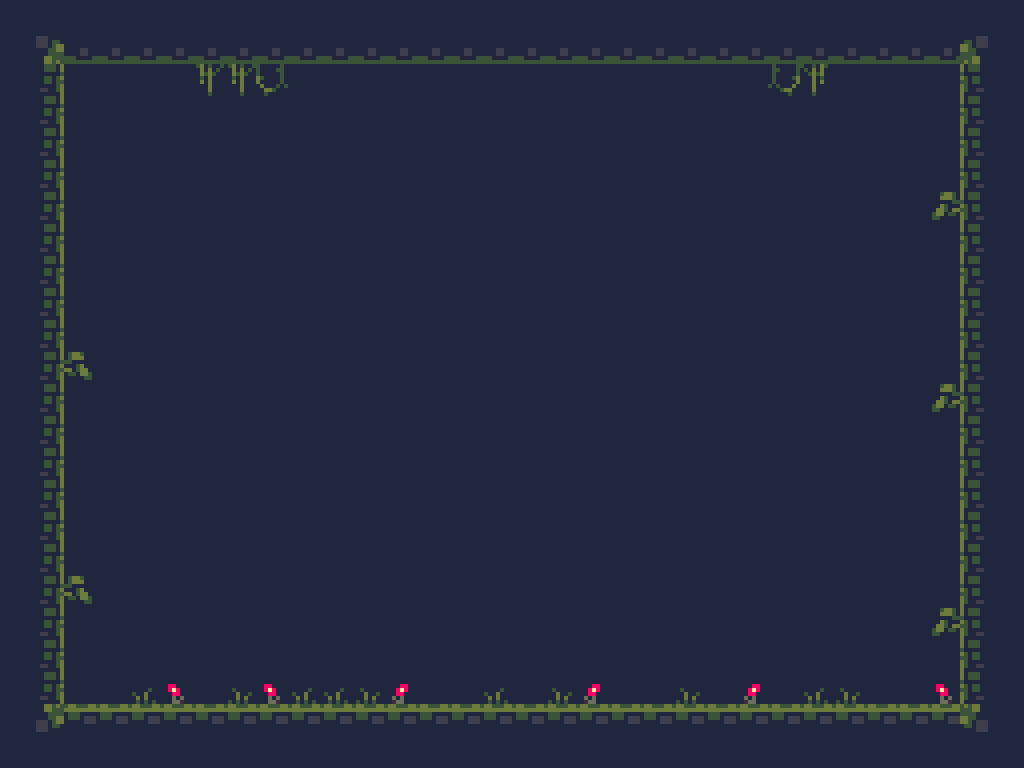

A 2D game scene composited from a Tiled map and its tileset images. What follows is a short description and the map's XML, with every tile layer's data as written:
An orthogonal 32x24 tile map with 32x32 px tiles, 2 tile layers (background, foreground), 2 tilesets and 6 objects (4x wall, player, slime).

<map version="1.5" tiledversion="1.6.0" orientation="orthogonal" renderorder="right-down" width="32" height="24" tilewidth="32" tileheight="32" infinite="0" nextlayerid="4" nextobjectid="7">
 <tileset firstgid="1" source="cavesofgallet_tiles.tsx" />
 <tileset firstgid="97" source="platformer_tiles.tsx" />
 <layer id="1" name="background" width="32" height="24">
  <data encoding="csv">
1,1,1,1,1,1,1,1,1,1,1,1,1,1,1,1,1,1,1,1,1,1,1,1,1,1,1,1,1,1,1,1,
1,3221225483,26,26,26,26,26,26,26,26,26,26,26,26,26,26,26,26,26,26,26,26,26,26,26,26,26,26,26,26,1073741835,1,
1,2147483665,1,1,1,1,1,1,1,1,1,1,1,1,1,1,1,1,1,1,1,1,1,1,1,1,1,1,1,1,17,1,
1,2147483665,1,1,1,1,1,1,1,1,1,1,1,1,1,1,1,1,1,1,1,1,1,1,1,1,1,1,1,1,17,1,
1,2147483665,1,1,1,1,1,1,1,1,1,1,1,1,1,1,1,1,1,1,1,1,1,1,1,1,1,1,1,1,17,1,
1,2147483665,1,1,1,1,1,1,1,1,1,1,1,1,1,1,1,1,1,1,1,1,1,1,1,1,1,1,1,1,17,1,
1,2147483665,1,1,1,1,1,1,1,1,1,1,1,1,1,1,1,1,1,1,1,1,1,1,1,1,1,1,1,1,17,1,
1,2147483665,1,1,1,1,1,1,1,1,1,1,1,1,1,1,1,1,1,1,1,1,1,1,1,1,1,1,1,1,17,1,
1,2147483665,1,1,1,1,1,1,1,1,1,1,1,1,1,1,1,1,1,1,1,1,1,1,1,1,1,1,1,1,17,1,
1,2147483665,1,1,1,1,1,1,1,1,1,1,1,1,1,1,1,1,1,1,1,1,1,1,1,1,1,1,1,1,17,1,
1,2147483665,1,1,1,1,1,1,1,1,1,1,1,1,1,1,1,1,1,1,1,1,1,1,1,1,1,1,1,1,17,1,
1,2147483665,1,1,1,1,1,1,1,1,1,1,1,1,1,1,1,1,1,1,1,1,1,1,1,1,1,1,1,1,17,1,
1,2147483665,1,1,1,1,1,1,1,1,1,1,1,1,1,1,1,1,1,1,1,1,1,1,1,1,1,1,1,1,17,1,
1,2147483665,1,1,1,1,1,1,1,1,1,1,1,1,1,1,1,1,1,1,1,1,1,1,1,1,1,1,1,1,17,1,
1,2147483665,1,1,1,1,1,1,1,1,1,1,1,1,1,1,1,1,1,1,1,1,1,1,1,1,1,1,1,1,17,1,
1,2147483665,1,1,1,1,1,1,1,1,1,1,1,1,1,1,1,1,1,1,1,1,1,1,1,1,1,1,1,1,17,1,
1,2147483665,1,1,1,1,1,1,1,1,1,1,1,1,1,1,1,1,1,1,1,1,1,1,1,1,1,1,1,1,17,1,
1,2147483665,1,1,1,1,1,1,1,1,1,1,1,1,1,1,1,1,1,1,1,1,1,1,1,1,1,1,1,1,17,1,
1,2147483665,1,1,1,1,1,1,1,1,1,1,1,1,1,1,1,1,1,1,1,1,1,1,1,1,1,1,1,1,17,1,
1,2147483665,1,1,1,1,1,1,1,1,1,1,1,1,1,1,1,1,1,1,1,1,1,1,1,1,1,1,1,1,17,1,
1,2147483665,1,1,1,1,1,1,1,1,1,1,1,1,1,1,1,1,1,1,1,1,1,1,1,1,1,1,1,1,17,1,
1,2147483665,1,1,27,1,1,2147483675,1,27,27,2147483675,1,1,1,27,1,2147483675,1,1,1,2147483675,1,1,1,27,2147483675,1,1,1,17,1,
1,2147483659,10,10,10,10,10,10,10,10,10,10,10,10,10,10,10,10,10,10,10,10,10,10,10,10,10,10,10,10,11,1,
1,1,1,1,1,1,1,1,1,1,1,1,1,1,1,1,1,1,1,1,1,1,1,1,1,1,1,1,1,1,1,1
</data>
 </layer>
 <layer id="3" name="foreground" width="32" height="24">
  <data encoding="csv">
0,0,0,0,0,0,0,0,0,0,0,0,0,0,0,0,0,0,0,0,0,0,0,0,0,0,0,0,0,0,0,0,
0,0,0,0,0,0,0,0,0,0,0,0,0,0,0,0,0,0,0,0,0,0,0,0,0,0,0,0,0,0,0,0,
0,0,0,0,0,0,87,87,88,0,0,0,0,0,0,0,0,0,0,0,0,0,0,0,2147483736,2147483735,0,0,0,0,0,0,
0,0,0,0,0,0,0,0,0,0,0,0,0,0,0,0,0,0,0,0,0,0,0,0,0,0,0,0,0,0,0,0,
0,0,0,0,0,0,0,0,0,0,0,0,0,0,0,0,0,0,0,0,0,0,0,0,0,0,0,0,0,0,0,0,
0,0,0,0,0,0,0,0,0,0,0,0,0,0,0,0,0,0,0,0,0,0,0,0,0,0,0,0,0,0,0,0,
0,0,0,0,0,0,0,0,0,0,0,0,0,0,0,0,0,0,0,0,0,0,0,0,0,0,0,0,0,86,0,0,
0,0,0,0,0,0,0,0,0,0,0,0,0,0,0,0,0,0,0,0,0,0,0,0,0,0,0,0,0,0,0,0,
0,0,0,0,0,0,0,0,0,0,0,0,0,0,0,0,0,0,0,0,0,0,0,0,0,0,0,0,0,0,0,0,
0,0,0,0,0,0,0,0,0,0,0,0,0,0,0,0,0,0,0,0,0,0,0,0,0,0,0,0,0,0,0,0,
0,0,0,0,0,0,0,0,0,0,0,0,0,0,0,0,0,0,0,0,0,0,0,0,0,0,0,0,0,0,0,0,
0,0,2147483734,0,0,0,0,0,0,0,0,0,0,0,0,0,0,0,0,0,0,0,0,0,0,0,0,0,0,0,0,0,
0,0,0,0,0,0,0,0,0,0,0,0,0,0,0,0,0,0,0,0,0,0,0,0,0,0,0,0,0,86,0,0,
0,0,0,0,0,0,0,0,0,0,0,0,0,0,0,0,0,0,0,0,0,0,0,0,0,0,0,0,0,0,0,0,
0,0,0,0,0,0,0,0,0,0,0,0,0,0,0,0,0,0,0,0,0,0,0,0,0,0,0,0,0,0,0,0,
0,0,0,0,0,0,0,0,0,0,0,0,0,0,0,0,0,0,0,0,0,0,0,0,0,0,0,0,0,0,0,0,
0,0,0,0,0,0,0,0,0,0,0,0,0,0,0,0,0,0,0,0,0,0,0,0,0,0,0,0,0,0,0,0,
0,0,0,0,0,0,0,0,0,0,0,0,0,0,0,0,0,0,0,0,0,0,0,0,0,0,0,0,0,0,0,0,
0,0,2147483734,0,0,0,0,0,0,0,0,0,0,0,0,0,0,0,0,0,0,0,0,0,0,0,0,0,0,0,0,0,
0,0,0,0,0,0,0,0,0,0,0,0,0,0,0,0,0,0,0,0,0,0,0,0,0,0,0,0,0,86,0,0,
0,0,0,0,0,0,0,0,0,0,0,0,0,0,0,0,0,0,0,0,0,0,0,0,0,0,0,0,0,0,0,0,
0,0,0,0,0,129,0,0,129,0,0,0,2147483777,0,0,0,0,0,2147483777,0,0,0,0,2147483777,0,0,0,0,0,129,0,0,
0,0,0,0,0,0,0,0,0,0,0,0,0,0,0,0,0,0,0,0,0,0,0,0,0,0,0,0,0,0,0,0,
0,0,0,0,0,0,0,0,0,0,0,0,0,0,0,0,0,0,0,0,0,0,0,0,0,0,0,0,0,0,0,0
</data>
 </layer>
 <objectgroup id="2" name="Object Layer 1">
  <object id="1" name="player" x="448" y="608" width="30" height="60" />
  <object id="2" name="wall" x="32" y="64" width="32" height="640" />
  <object id="3" name="wall" x="960" y="64" width="32" height="640" />
  <object id="4" name="wall" x="64" y="32" width="896" height="32.3107" />
  <object id="5" name="wall" x="64" y="704" width="896" height="32.3107" />
  <object id="6" name="slime" x="768" y="648" width="32" height="32" />
 </objectgroup>
</map>